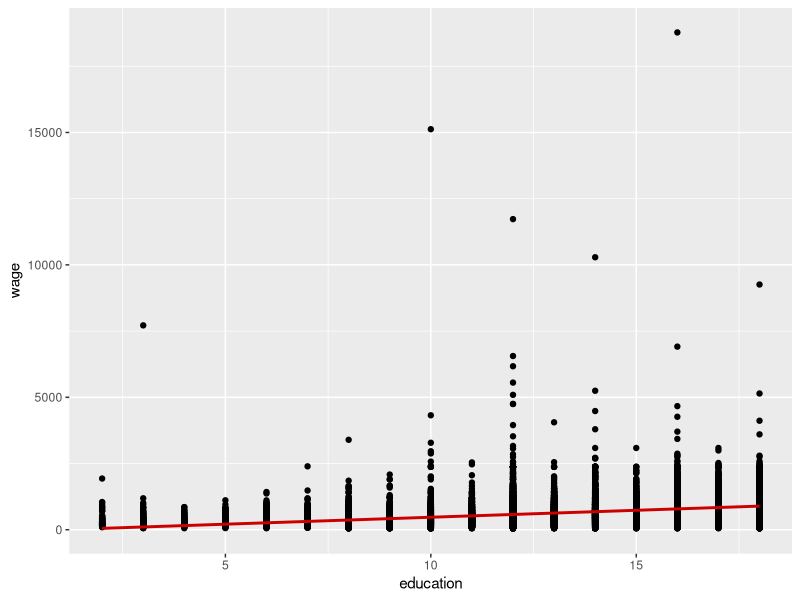
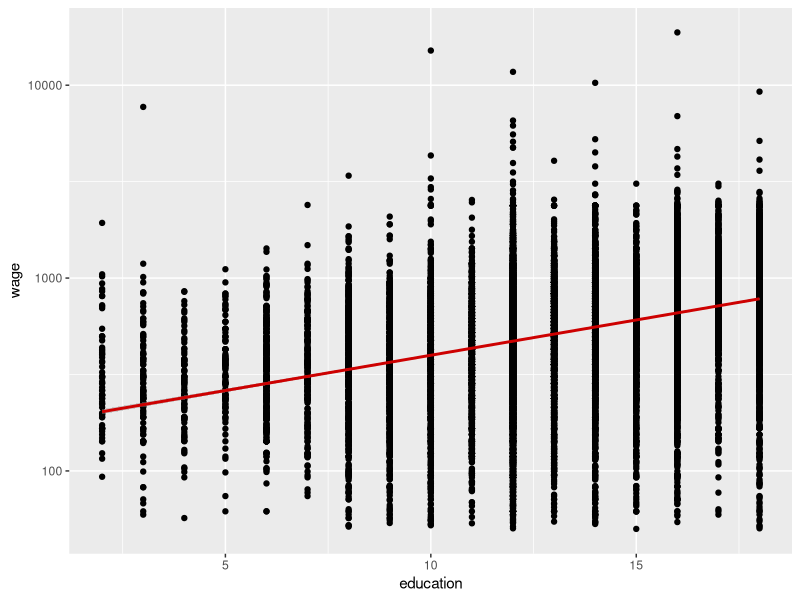
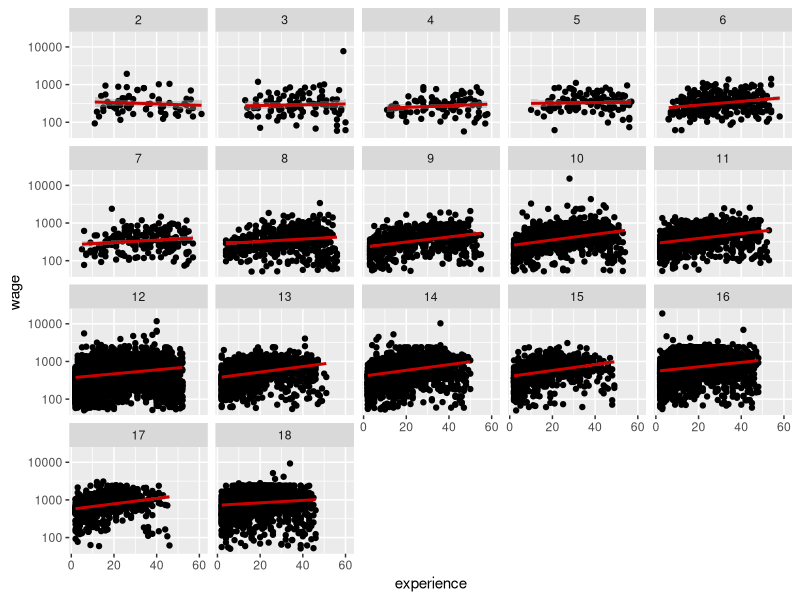
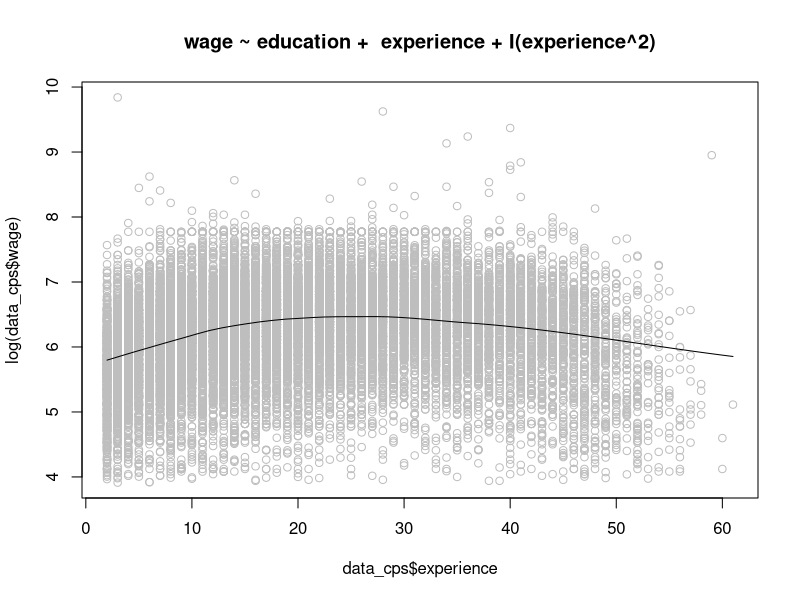
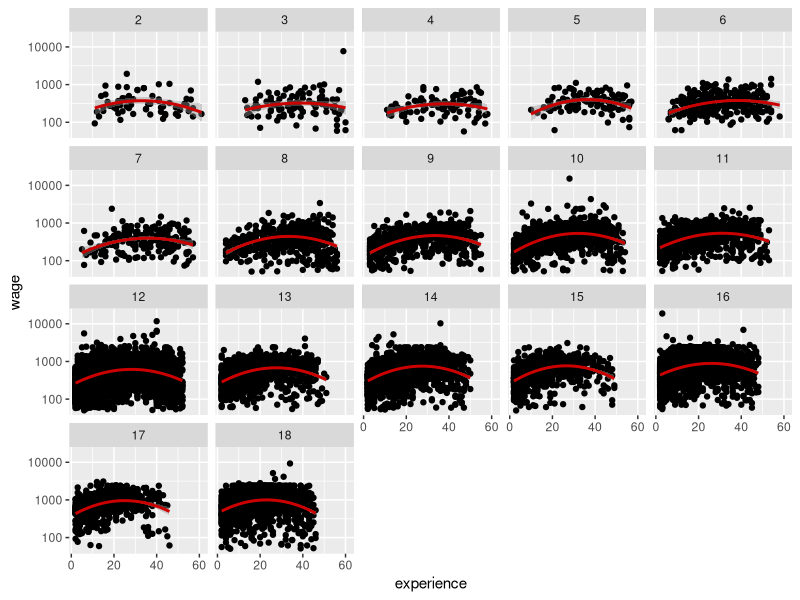

Generate these figures, in order, with R:
##########################
# Webinar 4 Econometrics #
##########################

# Packages ----------------------------------------------------------------
library(tidyverse)
library(lmtest)
library(AER)
library(ggplot2)

# Data Import and Review --------------------------------------------------
data("CPS1988") # Load 1988 Census data from AER package
help("CPS1988") # Get info
#A sample of men aged 18 to 70 with positive annual income 

str(CPS1988) # Get variable info
head(CPS1988) # View top rows

# Subsetting and Managing Data --------------------------------------------
data_cps <- with(data = CPS1988,
                 subset(x = CPS1988, subset = experience > 1 & education > 1))
summary(data_cps)

# Part 2
# Simple Linear Regression ------------------------------------------------
model1 <- lm(formula = wage ~ education, data = data_cps)
summary(model1)

#Confidence intervals for estimates
confint(model1)

# includes zero - significant
# not - insignificant

ggplot(data = data_cps, mapping = aes(x = education, y = wage)) +
  geom_point() +
  geom_smooth(aes(x = education, y = wage), formula = y ~ x, method = "lm", colour = "red3")

# plot in logarithmic scale
ggplot(data = data_cps, mapping = aes(x = education, y = wage)) +
  geom_point() +
  geom_smooth(aes(x = education, y = wage), formula = y ~ x, method = "lm", colour = "red3") +
  scale_y_log10()

## Testing Linear Restrictions
coeftest(model1)
linearHypothesis(model1, "education = 52")
linearHypothesis(model1, "education = 50")

# Predictions
nd <- data.frame(education = c(10, 3))
predict(model1, newdata = nd)
predict(model1, newdata = nd, interval = "confidence", level=0.95)
predict(model1, newdata = nd, interval = "prediction", level=0.95)

# prediction interval predicts in what range a future individual observation will fall 
# while a confidence interval shows the likely range of values  for population conditional mean.


# Multiple Regression -----------------------------------------------------
model2 <- lm(formula = wage ~ education + experience, data = data_cps)
summary(model2)

ggplot(data = data_cps, mapping = aes(x = experience, y = wage, group = education)) +
  geom_point() +
  geom_smooth(aes(x = experience, y = wage), formula = y ~ x, method = "lm", colour = "red3") +
  facet_wrap(facets = vars(education)) +
  scale_y_log10()
# for those who have few years of education the effect of the experience is lower

## Relationship is most certainly quadratic, so consider non-linear experience term
model3 <- lm(formula = wage ~ education +  experience + I(experience^2), data = data_cps)
summary(model3)

scatter.smooth(x=data_cps$experience,  y=log(data_cps$wage), main="wage ~ education +  experience + I(experience^2)", col = "grey" )

ggplot(data = data_cps, mapping = aes(x = experience, y = wage, group = education)) +
  geom_point() +
  geom_smooth(aes(x = experience, y = wage), formula = y ~ x + I(x^2), method = "lm", colour = "red3") +
  facet_wrap(facets = vars(education)) +
  scale_y_log10() 
## Much better

# Linear hypothesis
linearHypothesis(model3, "education + experience = 90")
linearHypothesis(model3, "education = 1.9 * experience")
linearHypothesis(model3, "I(experience^2) = 0") # Squared term is indeed important

# Make prediction
nd <- data.frame(education = c(10, 3, 5), experience = c(10, 20, 30))
predict(model3, newdata = nd)
predict(model3, newdata = nd, interval = "confidence")
predict(model3, newdata = nd, interval = "prediction")
